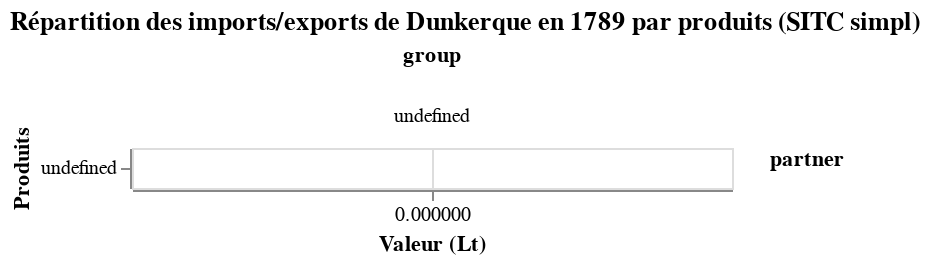

The cell this chart's notebook holds for it:
### Code cell
VegaLite({
  "title": "Répartition des imports/exports de Dunkerque en 1789 par produits (SITC simpl)",
  "data": {"values": data},
  "mark": {"type":"bar", "tooltip": {"content": "data"}},
  "encoding": {
    "x": {"field": "value", "type": "quantitative", "title": "Valeur (Lt)"},
    "column": {"field": "group"},
    "y": {"field": "product", "sort": "-x", "title": "Produits"},
    "color": {"field": "partner"}
  }
})

### Figure 1 — Vega-Lite specification as saved in the notebook (floating-point values rounded to 4 significant figures)
{"data": {"values": {"Bayonne": [{"group": "import", "partner": "France", "product": "Chemical products", "value": 184900.0}, {"group": "import", "partner": "colonies", "product": "Chemical products", "value": 5548}, {"group": "export", "partner": "France", "product": "Chemical products", "value": 97100.0}, {"group": "export", "partner": "colonies", "product": "Chemical products", "value": 8341}, {"group": "export", "partner": "Fraude ?", "product": "Chemical products", "value": 85050.0}, {"group": "import", "partner": "France", "product": "Crude materials, inedible, except combustibles", "value": 279800.0}, {"group": "import", "partner": "colonies", "product": "Crude materials, inedible, except combustibles", "value": 9513}, {"group": "export", "partner": "France", "product": "Crude materials, inedible, except combustibles", "value": 2424000.0}, {"group": "export", "partner": "colonies", "product": "Crude materials, inedible, except combustibles", "value": 10473}, {"group": "export", "partner": "Fraude ?", "product": "Crude materials, inedible, except combustibles", "value": -2145000.0}, {"group": "import", "partner": "France", "product": "Wool threads and fabrics", "value": 50212}, {"group": "export", "partner": "France", "product": "Wool threads and fabrics", "value": 5550}, {"group": "export", "partner": "Fraude ?", "product": "Wool threads and fabrics", "value": 44662}, {"group": "import", "partner": "France", "product": "Leather, wood and paper products", "value": 78960.0}, {"group": "import", "partner": "colonies", "product": "Leather, wood and paper products", "value": 34875}, {"group": "export", "partner": "France", "product": "Leather, wood and paper products", "value": 183089}, {"group": "export", "partner": "colonies", "product": "Leather, wood and paper products", "value": 1626}, {"group": "export", "partner": "Fraude ?", "product": "Leather, wood and paper products", "value": -70880.0}, {"group": "import", "partner": "France", "product": "Plantation foodstuffs", "value": 4492.0}, {"group": "import", "partner": "colonies", "product": "Plantation foodstuffs", "value": 830921}, {"group": "export", "partner": "France", "product": "Plantation foodstuffs", "value": 265200.0}, {"group": "export", "partner": "Fraude ?", "product": "Plantation foodstuffs", "value": 570200.0}, {"group": "import", "partner": "France", "product": "Other", "value": 27674}, {"group": "import", "partner": "colonies", "product": "Other", "value": 300}, {"group": "export", "partner": "France", "product": "Other", "value": 11360.0}, {"group": "export", "partner": "colonies", "product": "Other", "value": 2681}, {"group": "export", "partner": "Fraude ?", "product": "Other", "value": 13940.0}, {"group": "import", "partner": "France", "product": "Silk threads and fabrics", "value": 19938}, {"group": "export", "partner": "France", "product": "Silk threads and fabrics", "value": 2725}, {"group": "export", "partner": "Fraude ?", "product": "Silk threads and fabrics", "value": 17213}, {"group": "import", "partner": "France", "product": "Other industrial products", "value": 121400.0}, {"group": "export", "partner": "colonies", "product": "Other industrial products", "value": 77318}, {"group": "export", "partner": "France", "product": "Other industrial products", "value": 383100.0}, {"group": "export", "partner": "Fraude ?", "product": "Other industrial products", "value": -339000.0}, {"group": "import", "partner": "France", "product": "Oils", "value": 146900.0}, {"group": "export", "partner": "colonies", "product": "Oils", "value": 4616}, {"group": "export", "partner": "France", "product": "Oils", "value": 91360.0}, {"group": "export", "partner": "Fraude ?", "product": "Oils", "value": 50970.0}, {"group": "import", "partner": "France", "product": "Drinks and tobacco", "value": 701500.0}, {"group": "import", "partner": "colonies", "product": "Drinks and tobacco", "value": 4566}, {"group": "export", "partner": "France", "product": "Drinks and tobacco", "value": 159100.0}, {"group": "export", "partner": "colonies", "product": "Drinks and tobacco", "value": 162777}, {"group": "export", "partner": "Fraude ?", "product": "Drinks and tobacco", "value": 384100.0}, {"group": "export", "partner": "France", "product": "Precious metals", "value": 1170}, {"group": "export", "partner": "Fraude ?", "product": "Precious metals", "value": -1170}, {"group": "import", "partner": "France", "product": "Other threads and fabrics", "value": 241100.0}, {"group": "export", "partner": "colonies", "product": "Other threads and fabrics", "value": 58800}, {"group": "export", "partner": "France", "product": "Other threads and fabrics", "value": 13021}, {"group": "export", "partner": "Fraude ?", "product": "Other threads and fabrics", "value": 169300.0}, {"group": "import", "partner": "France", "product": "Other foodstuffs and live animals", "value": 1538000.0}, {"group": "import", "partner": "colonies", "product": "Other foodstuffs and live animals", "value": 4885}, {"group": "export", "partner": "France", "product": "Other foodstuffs and live animals", "value": 1374000.0}, {"group": "export", "partner": "colonies", "product": "Other foodstuffs and live animals", "value": 173532}, {"group": "export", "partner": "Fraude ?", "product": "Other foodstuffs and live animals", "value": -4142.0}, {"group": "import", "partner": "France", "product": "Coton threads and fabrics", "value": 12450.0}, {"group": "export", "partner": "France", "product": "Coton threads and fabrics", "value": 166344}, {"group": "export", "partner": "Fraude ?", "product": "Coton threads and fabrics", "value": -153900.0}], "Dunkerque": [{"group": "import", "partner": "France", "product": "Chemical products", "value": 280900.0}, {"group": "import", "partner": "Monde", "product": "Chemical products", "value": 508907}, {"group": "import", "partner": "colonies", "product": "Chemical products", "value": 89556}, {"group": "export", "partner": "France", "product": "Chemical products", "value": 111000.0}, {"group": "export", "partner": "Monde", "product": "Chemical products", "value": 101042}, {"group": "export", "partner": "colonies", "product": "Chemical products", "value": 16237}, {"group": "export", "partner": "Re-exp ou fraude ?", "product": "Chemical products", "value": 651100.0}, {"group": "import", "partner": "France", "product": "Crude materials, inedible, except combustibles", "value": 331600.0}, {"group": "import", "partner": "Monde", "product": "Crude materials, inedible, except combustibles", "value": 2490363}, {"group": "import", "partner": "colonies", "product": "Crude materials, inedible, except combustibles", "value": 1101518}, {"group": "export", "partner": "France", "product": "Crude materials, inedible, except combustibles", "value": 1341000.0}, {"group": "export", "partner": "Monde", "product": "Crude materials, inedible, except combustibles", "value": 719051}, {"group": "export", "partner": "colonies", "product": "Crude materials, inedible, except combustibles", "value": 6630}, {"group": "export", "partner": "Re-exp ou fraude ?", "product": "Crude materials, inedible, except combustibles", "value": 1857000.0}, {"group": "import", "partner": "France", "product": "Wool threads and fabrics", "value": 123728}, {"group": "import", "partner": "Monde", "product": "Wool threads and fabrics", "value": 1721100}, {"group": "export", "partner": "colonies", "product": "Wool threads and fabrics", "value": 71104}, {"group": "export", "partner": "France", "product": "Wool threads and fabrics", "value": 1376}, {"group": "export", "partner": "Re-exp ou fraude ?", "product": "Wool threads and fabrics", "value": 1772348}, {"group": "import", "partner": "France", "product": "Leather, wood and paper products", "value": 103600.0}, {"group": "import", "partner": "Monde", "product": "Leather, wood and paper products", "value": 664528}, {"group": "import", "partner": "colonies", "product": "Leather, wood and paper products", "value": 61376}, {"group": "export", "partner": "France", "product": "Leather, wood and paper products", "value": 155300.0}, {"group": "export", "partner": "colonies", "product": "Leather, wood and paper products", "value": 32319}, {"group": "export", "partner": "Re-exp ou fraude ?", "product": "Leather, wood and paper products", "value": 641900.0}, {"group": "import", "partner": "France", "product": "Plantation foodstuffs", "value": 42550}, {"group": "import", "partner": "colonies", "product": "Plantation foodstuffs", "value": 7345722}, {"group": "import", "partner": "Monde", "product": "Plantation foodstuffs", "value": 1649675}, {"group": "export", "partner": "France", "product": "Plantation foodstuffs", "value": 57275}, {"group": "export", "partner": "Monde", "product": "Plantation foodstuffs", "value": 3394711}, {"group": "export", "partner": "colonies", "product": "Plantation foodstuffs", "value": 436}, {"group": "export", "partner": "Fraude ?", "product": "Plantation foodstuffs", "value": 5585525}, {"group": "import", "partner": "France", "product": "Other", "value": 212659}, {"group": "import", "partner": "Monde", "product": "Other", "value": 760882}, {"group": "import", "partner": "colonies", "product": "Other", "value": 1353}, {"group": "export", "partner": "France", "product": "Other", "value": 14280.0}, {"group": "export", "partner": "colonies", "product": "Other", "value": 8932}, {"group": "export", "partner": "Re-exp ou fraude ?", "product": "Other", "value": 951700.0}, {"group": "import", "partner": "France", "product": "Silk threads and fabrics", "value": 218180}, {"group": "import", "partner": "Monde", "product": "Silk threads and fabrics", "value": 960770}, {"group": "export", "partner": "colonies", "product": "Silk threads and fabrics", "value": 2100}, {"group": "export", "partner": "Re-exp ou fraude ?", "product": "Silk threads and fabrics", "value": 1176850}, {"group": "import", "partner": "France", "product": "Other industrial products", "value": 314800.0}, {"group": "import", "partner": "Monde", "product": "Other industrial products", "value": 2999118}, {"group": "export", "partner": "France", "product": "Other industrial products", "value": 141500.0}, {"group": "export", "partner": "colonies", "product": "Other industrial products", "value": 313967}, {"group": "export", "partner": "Re-exp ou fraude ?", "product": "Other industrial products", "value": 2858000.0}, {"group": "import", "partner": "France", "product": "Oils", "value": 67870.0}, {"group": "import", "partner": "Monde", "product": "Oils", "value": 537431}, {"group": "export", "partner": "France", "product": "Oils", "value": 23530.0}, {"group": "export", "partner": "colonies", "product": "Oils", "value": 14793}, {"group": "export", "partner": "Re-exp ou fraude ?", "product": "Oils", "value": 567000.0}, {"group": "import", "partner": "France", "product": "Drinks and tobacco", "value": 1387000.0}, {"group": "import", "partner": "Monde", "product": "Drinks and tobacco", "value": 4440210}, {"group": "import", "partner": "colonies", "product": "Drinks and tobacco", "value": 68894}, {"group": "export", "partner": "France", "product": "Drinks and tobacco", "value": 130900.0}, {"group": "export", "partner": "Monde", "product": "Drinks and tobacco", "value": 345721}, {"group": "export", "partner": "colonies", "product": "Drinks and tobacco", "value": 93596}, {"group": "export", "partner": "Re-exp ou fraude ?", "product": "Drinks and tobacco", "value": 5326000.0}, {"group": "export", "partner": "Re-exp ou fraude ?", "product": "Precious metals", "value": 0}, {"group": "import", "partner": "France", "product": "Other threads and fabrics", "value": 543957}, {"group": "import", "partner": "Monde", "product": "Other threads and fabrics", "value": 5767681}, {"group": "export", "partner": "France", "product": "Other threads and fabrics", "value": 27060.0}, {"group": "export", "partner": "colonies", "product": "Other threads and fabrics", "value": 411933}, {"group": "export", "partner": "Re-exp ou fraude ?", "product": "Other threads and fabrics", "value": 5873000.0}, {"group": "import", "partner": "France", "product": "Other foodstuffs and live animals", "value": 369300.0}, {"group": "import", "partner": "Monde", "product": "Other foodstuffs and live animals", "value": 6929264}, {"group": "import", "partner": "colonies", "product": "Other foodstuffs and live animals", "value": 1736}, {"group": "export", "partner": "France", "product": "Other foodstuffs and live animals", "value": 1184000.0}, {"group": "export", "partner": "colonies", "product": "Other foodstuffs and live animals", "value": 390372}, {"group": "export", "partner": "Re-exp ou fraude ?", "product": "Other foodstuffs and live animals", "value": 5726000.0}, {"group": "import", "partner": "France", "product": "Coton threads and fabrics", "value": 99571}, {"group": "import", "partner": "Monde", "product": "Coton threads and fabrics", "value": 4831856}, {"group": "export", "partner": "colonies", "product": "Coton threads and fabrics", "value": 49084}, {"group": "export", "partner": "France", "product": "Coton threads and fabrics", "value": 547605}, {"group": "export", "partner": "Re-exp ou fraude ?", "product": "Coton threads and fabrics", "value": 4334738}], "Lorient": [{"group": "import", "partner": "France", "product": "Chemical products", "value": 116300.0}, {"group": "import", "partner": "Monde", "product": "Chemical products", "value": 9470}, {"group": "export", "partner": "France", "product": "Chemical products", "value": 68502}, {"group": "export", "partner": "Monde", "product": "Chemical products", "value": 30861}, {"group": "export", "partner": "Fraude ?", "product": "Chemical products", "value": 26450.0}, {"group": "import", "partner": "France", "product": "Crude materials, inedible, except combustibles", "value": 23050.0}, {"group": "import", "partner": "Monde", "product": "Crude materials, inedible, except combustibles", "value": 411793}, {"group": "export", "partner": "France", "product": "Crude materials, inedible, except combustibles", "value": 303900.0}, {"group": "export", "partner": "Monde", "product": "Crude materials, inedible, except combustibles", "value": 180000.0}, {"group": "export", "partner": "Fraude ?", "product": "Crude materials, inedible, except combustibles", "value": -49090.0}, {"group": "import", "partner": "Monde", "product": "Wool threads and fabrics", "value": 35233}, {"group": "import", "partner": "France", "product": "Wool threads and fabrics", "value": 3120}, {"group": "export", "partner": "Fraude ?", "product": "Wool threads and fabrics", "value": 38353}, {"group": "import", "partner": "France", "product": "Leather, wood and paper products", "value": 36270.0}, {"group": "import", "partner": "Monde", "product": "Leather, wood and paper products", "value": 73715}, {"group": "export", "partner": "France", "product": "Leather, wood and paper products", "value": 33390.0}, {"group": "export", "partner": "Monde", "product": "Leather, wood and paper products", "value": 54010.0}, {"group": "export", "partner": "Fraude ?", "product": "Leather, wood and paper products", "value": 22580.0}, {"group": "import", "partner": "France", "product": "Plantation foodstuffs", "value": 7649.0}, {"group": "import", "partner": "Monde", "product": "Plantation foodstuffs", "value": 16000}, {"group": "export", "partner": "France", "product": "Plantation foodstuffs", "value": 23340.0}, {"group": "export", "partner": "Monde", "product": "Plantation foodstuffs", "value": 8450}, {"group": "export", "partner": "Fraude ?", "product": "Plantation foodstuffs", "value": -8142.0}, {"group": "import", "partner": "France", "product": "Other", "value": 18784}, {"group": "import", "partner": "Monde", "product": "Other", "value": 83491}, {"group": "export", "partner": "France", "product": "Other", "value": 5766.0}, {"group": "export", "partner": "Monde", "product": "Other", "value": 514040}, {"group": "export", "partner": "colonies", "product": "Other", "value": 1067534}, {"group": "export", "partner": "Fraude ?", "product": "Other", "value": -1485000.0}, {"group": "import", "partner": "France", "product": "Silk threads and fabrics", "value": 29407}, {"group": "export", "partner": "Monde", "product": "Silk threads and fabrics", "value": 47451}, {"group": "export", "partner": "France", "product": "Silk threads and fabrics", "value": 28975}, {"group": "export", "partner": "Fraude ?", "product": "Silk threads and fabrics", "value": -47019}, {"group": "import", "partner": "France", "product": "Other industrial products", "value": 97820.0}, {"group": "import", "partner": "Monde", "product": "Other industrial products", "value": 1122852}, {"group": "export", "partner": "France", "product": "Other industrial products", "value": 148100.0}, {"group": "export", "partner": "Monde", "product": "Other industrial products", "value": 35168}, {"group": "export", "partner": "Fraude ?", "product": "Other industrial products", "value": 1037000.0}, {"group": "import", "partner": "France", "product": "Oils", "value": 16610.0}, {"group": "import", "partner": "Monde", "product": "Oils", "value": 185700.0}, {"group": "export", "partner": "France", "product": "Oils", "value": 104700.0}, {"group": "export", "partner": "Monde", "product": "Oils", "value": 868.4}, {"group": "export", "partner": "Fraude ?", "product": "Oils", "value": 96810.0}, {"group": "import", "partner": "France", "product": "Drinks and tobacco", "value": 155800.0}, {"group": "import", "partner": "Monde", "product": "Drinks and tobacco", "value": 513694}, {"group": "export", "partner": "France", "product": "Drinks and tobacco", "value": 241000.0}, {"group": "export", "partner": "Monde", "product": "Drinks and tobacco", "value": 497900.0}, {"group": "export", "partner": "Fraude ?", "product": "Drinks and tobacco", "value": -69370.0}, {"group": "export", "partner": "Fraude ?", "product": "Precious metals", "value": 0}, {"group": "import", "partner": "France", "product": "Other threads and fabrics", "value": 28690.0}, {"group": "import", "partner": "Monde", "product": "Other threads and fabrics", "value": 35220}, {"group": "export", "partner": "France", "product": "Other threads and fabrics", "value": 50356}, {"group": "export", "partner": "Monde", "product": "Other threads and fabrics", "value": 114900.0}, {"group": "export", "partner": "Fraude ?", "product": "Other threads and fabrics", "value": -101348}, {"group": "import", "partner": "France", "product": "Other foodstuffs and live animals", "value": 67780.0}, {"group": "import", "partner": "Monde", "product": "Other foodstuffs and live animals", "value": 298000.0}, {"group": "export", "partner": "France", "product": "Other foodstuffs and live animals", "value": 89610.0}, {"group": "export", "partner": "Monde", "product": "Other foodstuffs and live animals", "value": 82017}, {"group": "export", "partner": "Fraude ?", "product": "Other foodstuffs and live animals", "value": 194100.0}, {"group": "import", "partner": "France", "product": "Coton threads and fabrics", "value": 9900}, {"group": "import", "partner": "Monde", "product": "Coton threads and fabrics", "value": 49688}, {"group": "export", "partner": "France", "product": "Coton threads and fabrics", "value": 72790.0}, {"group": "export", "partner": "Fraude ?", "product": "Coton threads and fabrics", "value": -13200.0}], "Marseille": [{"group": "import", "partner": "France", "product": "Chemical products", "value": 775500.0}, {"group": "import", "partner": "colonies", "product": "Chemical products", "value": 812862}, {"group": "import", "partner": "Monde", "product": "Chemical products", "value": 7492000.0}, {"group": "export", "partner": "France", "product": "Chemical products", "value": 22960000.0}, {"group": "export", "partner": "Monde", "product": "Chemical products", "value": 6302000.0}, {"group": "export", "partner": "colonies", "product": "Chemical products", "value": 1697334}, {"group": "export", "partner": "Fraude ?", "product": "Chemical products", "value": -21880000.0}, {"group": "import", "partner": "France", "product": "Crude materials, inedible, except combustibles", "value": 1110000.0}, {"group": "import", "partner": "Monde", "product": "Crude materials, inedible, except combustibles", "value": 22950000.0}, {"group": "import", "partner": "colonies", "product": "Crude materials, inedible, except combustibles", "value": 1187898}, {"group": "export", "partner": "France", "product": "Crude materials, inedible, except combustibles", "value": 10400000.0}, {"group": "export", "partner": "Monde", "product": "Crude materials, inedible, except combustibles", "value": 2952000.0}, {"group": "export", "partner": "colonies", "product": "Crude materials, inedible, except combustibles", "value": 184365}, {"group": "export", "partner": "Fraude ?", "product": "Crude materials, inedible, except combustibles", "value": 11710000.0}, {"group": "import", "partner": "France", "product": "Wool threads and fabrics", "value": 13460000.0}, {"group": "import", "partner": "Monde", "product": "Wool threads and fabrics", "value": 6243000.0}, {"group": "export", "partner": "France", "product": "Wool threads and fabrics", "value": 17730000.0}, {"group": "export", "partner": "Monde", "product": "Wool threads and fabrics", "value": 11580000.0}, {"group": "export", "partner": "colonies", "product": "Wool threads and fabrics", "value": 197015}, {"group": "export", "partner": "Fraude ?", "product": "Wool threads and fabrics", "value": -9816000.0}, {"group": "import", "partner": "France", "product": "Leather, wood and paper products", "value": 1516000.0}, {"group": "import", "partner": "Monde", "product": "Leather, wood and paper products", "value": 3286000.0}, {"group": "import", "partner": "colonies", "product": "Leather, wood and paper products", "value": 317375}, {"group": "export", "partner": "France", "product": "Leather, wood and paper products", "value": 3423000.0}, {"group": "export", "partner": "Monde", "product": "Leather, wood and paper products", "value": 1210000.0}, {"group": "export", "partner": "colonies", "product": "Leather, wood and paper products", "value": 460315}, {"group": "export", "partner": "Fraude ?", "product": "Leather, wood and paper products", "value": 26830.0}, {"group": "import", "partner": "colonies", "product": "Plantation foodstuffs", "value": 29202350}, {"group": "import", "partner": "Monde", "product": "Plantation foodstuffs", "value": 2351000.0}, {"group": "import", "partner": "France", "product": "Plantation foodstuffs", "value": 16870.0}, {"group": "export", "partner": "Monde", "product": "Plantation foodstuffs", "value": 23250000.0}, {"group": "export", "partner": "France", "product": "Plantation foodstuffs", "value": 3804000.0}, {"group": "export", "partner": "colonies", "product": "Plantation foodstuffs", "value": 67219}, {"group": "export", "partner": "Fraude ?", "product": "Plantation foodstuffs", "value": 4447000.0}, {"group": "import", "partner": "France", "product": "Other", "value": 3157000.0}, {"group": "import", "partner": "Monde", "product": "Other", "value": 351300.0}, {"group": "import", "partner": "colonies", "product": "Other", "value": 17782}, {"group": "export", "partner": "France", "product": "Other", "value": 2482000.0}, {"group": "export", "partner": "Monde", "product": "Other", "value": 873700.0}, {"group": "export", "partner": "colonies", "product": "Other", "value": 1934464}, {"group": "export", "partner": "Fraude ?", "product": "Other", "value": -1764000.0}, {"group": "import", "partner": "France", "product": "Silk threads and fabrics", "value": 4813000.0}, {"group": "import", "partner": "Monde", "product": "Silk threads and fabrics", "value": 5348675}, {"group": "export", "partner": "France", "product": "Silk threads and fabrics", "value": 4679297}, {"group": "export", "partner": "Monde", "product": "Silk threads and fabrics", "value": 3861234}, {"group": "export", "partner": "colonies", "product": "Silk threads and fabrics", "value": 625748}, {"group": "export", "partner": "Fraude ?", "product": "Silk threads and fabrics", "value": 995000.0}, {"group": "import", "partner": "France", "product": "Other industrial products", "value": 4017000.0}, {"group": "import", "partner": "Monde", "product": "Other industrial products", "value": 5203000.0}, {"group": "export", "partner": "France", "product": "Other industrial products", "value": 6587000.0}, {"group": "export", "partner": "Monde", "product": "Other industrial products", "value": 3591000.0}, {"group": "export", "partner": "colonies", "product": "Other industrial products", "value": 4944139}, {"group": "export", "partner": "Fraude ?", "product": "Other industrial products", "value": -5902000.0}, {"group": "import", "partner": "France", "product": "Oils", "value": 2051000.0}, {"group": "import", "partner": "Monde", "product": "Oils", "value": 20290000.0}, {"group": "export", "partner": "France", "product": "Oils", "value": 2551000.0}, {"group": "export", "partner": "Monde", "product": "Oils", "value": 1946000.0}, {"group": "export", "partner": "colonies", "product": "Oils", "value": 956397}, {"group": "export", "partner": "Fraude ?", "product": "Oils", "value": 16880000.0}, {"group": "import", "partner": "France", "product": "Drinks and tobacco", "value": 2184000.0}, {"group": "import", "partner": "Monde", "product": "Drinks and tobacco", "value": 506600.0}, {"group": "import", "partner": "colonies", "product": "Drinks and tobacco", "value": 75368}, {"group": "export", "partner": "France", "product": "Drinks and tobacco", "value": 609300.0}, {"group": "export", "partner": "Monde", "product": "Drinks and tobacco", "value": 1288000.0}, {"group": "export", "partner": "colonies", "product": "Drinks and tobacco", "value": 1465042}, {"group": "export", "partner": "Fraude ?", "product": "Drinks and tobacco", "value": -596200.0}, {"group": "import", "partner": "France", "product": "Precious metals", "value": 7270}, {"group": "import", "partner": "Monde", "product": "Precious metals", "value": 31317}, {"group": "export", "partner": "colonies", "product": "Precious metals", "value": 36989}, {"group": "export", "partner": "France", "product": "Precious metals", "value": 3094}, {"group": "export", "partner": "Fraude ?", "product": "Precious metals", "value": -1496}, {"group": "import", "partner": "France", "product": "Other threads and fabrics", "value": 3041000.0}, {"group": "import", "partner": "Monde", "product": "Other threads and fabrics", "value": 1666000.0}, {"group": "export", "partner": "France", "product": "Other threads and fabrics", "value": 1622000.0}, {"group": "export", "partner": "Monde", "product": "Other threads and fabrics", "value": 989800.0}, {"group": "export", "partner": "colonies", "product": "Other threads and fabrics", "value": 532181}, {"group": "export", "partner": "Fraude ?", "product": "Other threads and fabrics", "value": 1563000.0}, {"group": "import", "partner": "France", "product": "Other foodstuffs and live animals", "value": 4495000.0}, {"group": "import", "partner": "Monde", "product": "Other foodstuffs and live animals", "value": 17500000.0}, {"group": "import", "partner": "colonies", "product": "Other foodstuffs and live animals", "value": 33390}, {"group": "export", "partner": "France", "product": "Other foodstuffs and live animals", "value": 10980000.0}, {"group": "export", "partner": "Monde", "product": "Other foodstuffs and live animals", "value": 4029000.0}, {"group": "export", "partner": "colonies", "product": "Other foodstuffs and live animals", "value": 1299177}, {"group": "export", "partner": "Fraude ?", "product": "Other foodstuffs and live animals", "value": 5720000.0}, {"group": "import", "partner": "France", "product": "Coton threads and fabrics", "value": 2235000.0}, {"group": "import", "partner": "Monde", "product": "Coton threads and fabrics", "value": 5731000.0}, {"group": "export", "partner": "France", "product": "Coton threads and fabrics", "value": 3228000.0}, {"group": "export", "partner": "Monde", "product": "Coton threads and fabrics", "value": 3551000.0}, {"group": "export", "partner": "colonies", "product": "Coton threads and fabrics", "value": 2211244}, {"group": "export", "partner": "Fraude ?", "product": "Coton threads and fabrics", "value": -1025000.0}]}}, "encoding": {"color": {"field": "partner"}, "column": {"field": "group"}, "x": {"field": "value", "title": "Valeur (Lt)", "type": "quantitative"}, "y": {"field": "product", "sort": "-x", "title": "Produits"}}, "mark": {"tooltip": {"content": "data"}, "type": "bar"}, "title": "Répartition des imports/exports de Dunkerque en 1789 par produits (SITC simpl)"}
